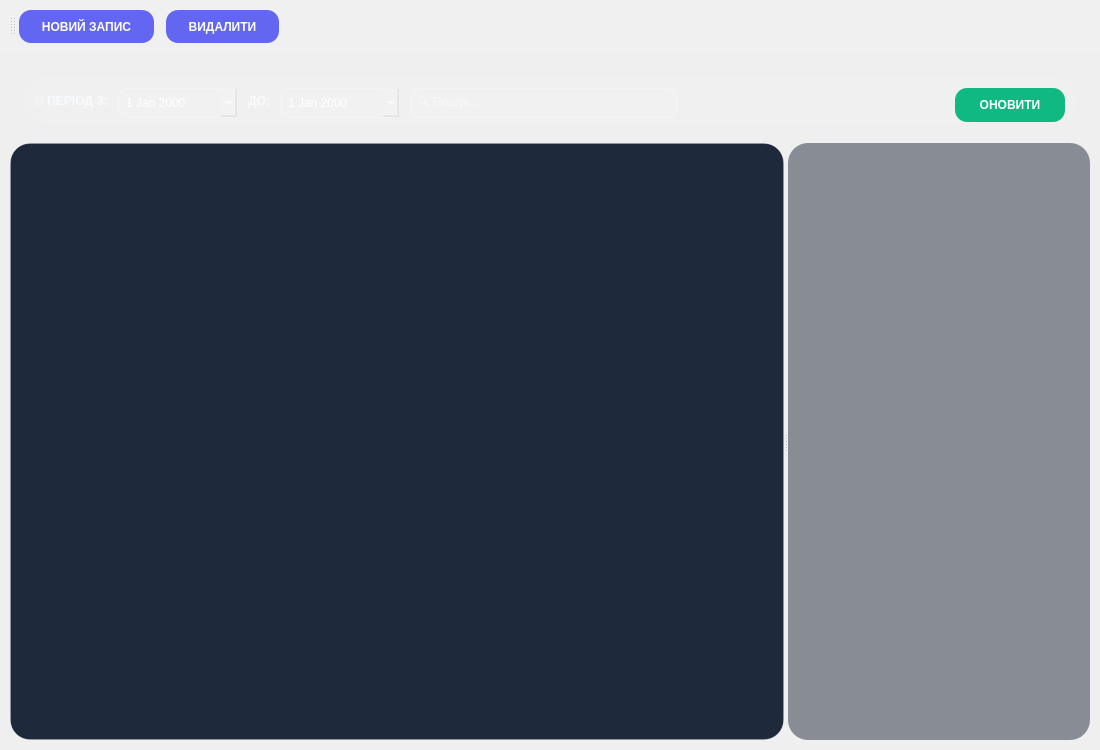
<?xml version="1.0" encoding="UTF-8"?>
<ui version="4.0">
 <class>MainWindow</class>
 <widget class="QMainWindow" name="MainWindow">
  <property name="geometry">
   <rect>
    <x>0</x>
    <y>0</y>
    <width>1100</width>
    <height>750</height>
   </rect>
  </property>
  <property name="windowTitle">
   <string>ExpenseTracker Pro 2026</string>
  </property>
  <property name="styleSheet">
   <string notr="true">
    QMainWindow { 
        background: qlineargradient(spread:pad, x1:0, y1:0, x2:0.8, y2:0.8, 
                    stop:0 #1e293b, stop:0.5 #334155, stop:1 #1e293b); 
    }
    QToolBar {
        background: rgba(255, 255, 255, 0.08);
        border: none;
        border-bottom: 1px solid rgba(255, 255, 255, 0.1);
        padding: 10px;
        spacing: 12px;
    }
    QToolButton {
        background: #6366f1;
        color: white;
        border-radius: 12px;
        padding: 8px 18px;
        font-weight: 800;
    }
    #filterFrame { 
        background: rgba(255, 255, 255, 0.05);
        border: 1px solid rgba(255, 255, 255, 0.1);
        border-radius: 20px; 
        margin: 15px;
    }
    QLabel { color: #f8fafc; font-weight: bold; text-transform: uppercase; }

    QTableView { 
        background-color: #1e293b;
        alternate-background-color: #262f3f;
        border: 1px solid rgba(255, 255, 255, 0.1);
        border-radius: 20px; 
        color: #e2e8f0;
        gridline-color: transparent;
        selection-background-color: #6366f1;
    }
    QHeaderView::section { 
        background-color: #334155;
        color: #94a3b8;
        padding: 12px;
        border: none;
    }
    QDateEdit, QLineEdit {
        background: rgba(255, 255, 255, 0.1);
        border: 1px solid rgba(255, 255, 255, 0.2);
        border-radius: 10px;
        color: white;
        padding: 5px;
    }
   </string>
  </property>
  <widget class="QWidget" name="centralwidget">
   <layout class="QVBoxLayout" name="verticalLayout">
    <property name="spacing">
     <number>5</number>
    </property>
    <property name="leftMargin">
     <number>10</number>
    </property>
    <property name="topMargin">
     <number>10</number>
    </property>
    <property name="rightMargin">
     <number>10</number>
    </property>
    <property name="bottomMargin">
     <number>10</number>
    </property>
    <item>
     <widget class="QFrame" name="filterFrame">
      <property name="maximumSize">
       <size>
        <width>16777215</width>
        <height>75</height>
       </size>
      </property>
      <layout class="QHBoxLayout" name="filterLayout">
       <property name="spacing">
        <number>10</number>
       </property>
       <item>
        <widget class="QLabel" name="label">
         <property name="text">
          <string>📅 ПЕРІОД З:</string>
         </property>
        </widget>
       </item>
       <item>
        <widget class="QDateEdit" name="dateFrom">
         <property name="minimumSize">
          <size>
           <width>120</width>
           <height>30</height>
          </size>
         </property>
         <property name="calendarPopup">
          <bool>true</bool>
         </property>
        </widget>
       </item>
       <item>
        <widget class="QLabel" name="label_2">
         <property name="text">
          <string>ДО:</string>
         </property>
        </widget>
       </item>
       <item>
        <widget class="QDateEdit" name="dateTo">
         <property name="minimumSize">
          <size>
           <width>120</width>
           <height>30</height>
          </size>
         </property>
         <property name="calendarPopup">
          <bool>true</bool>
         </property>
        </widget>
       </item>
       <item>
        <widget class="QLineEdit" name="editSearch">
         <property name="minimumSize">
          <size>
           <width>180</width>
           <height>30</height>
          </size>
         </property>
         <property name="placeholderText">
          <string>🔍 Пошук...</string>
         </property>
        </widget>
       </item>
       <item>
        <spacer name="horizontalSpacer">
         <property name="orientation">
          <enum>Qt::Horizontal</enum>
         </property>
         <property name="sizeHint" stdset="0">
          <size>
           <width>40</width>
           <height>20</height>
          </size>
         </property>
        </spacer>
       </item>
       <item>
        <widget class="QPushButton" name="btnRefresh">
         <property name="minimumSize">
          <size>
           <width>110</width>
           <height>34</height>
          </size>
         </property>
         <property name="styleSheet">
          <string notr="true">background: #10b981; color: white; border-radius: 12px; font-weight: bold; padding: 5px 15px;</string>
         </property>
         <property name="text">
          <string>ОНОВИТИ</string>
         </property>
        </widget>
       </item>
      </layout>
     </widget>
    </item>
    <item>
     <widget class="QSplitter" name="splitter">
      <property name="orientation">
       <enum>Qt::Horizontal</enum>
      </property>
      <widget class="QTableView" name="tableView">
       <property name="sizePolicy">
        <sizepolicy hsizetype="Expanding" vsizetype="Expanding">
         <horstretch>1</horstretch>
         <verstretch>0</verstretch>
        </sizepolicy>
       </property>
       <property name="showGrid">
        <bool>false</bool>
       </property>
      </widget>
      <widget class="QChartView" name="chartView">
       <property name="sizePolicy">
        <sizepolicy hsizetype="Expanding" vsizetype="Expanding">
         <horstretch>1</horstretch>
         <verstretch>0</verstretch>
        </sizepolicy>
       </property>
       <property name="styleSheet">
        <string notr="true">background: rgba(30, 41, 59, 0.5); border-radius: 20px;</string>
       </property>
      </widget>
     </widget>
    </item>
   </layout>
  </widget>
  <widget class="QToolBar" name="mainToolBar">
   <addaction name="actionAdd"/>
   <addaction name="actionDelete"/>
  </widget>
  <action name="actionAdd">
   <property name="text">
    <string>НОВИЙ ЗАПИС</string>
   </property>
  </action>
  <action name="actionDelete">
   <property name="text">
    <string>ВИДАЛИТИ</string>
   </property>
  </action>
 </widget>
 <customwidgets>
  <customwidget>
   <class>QChartView</class>
   <extends>QWidget</extends>
   <header>qchartview.h</header>
  </customwidget>
 </customwidgets>
 <resources/>
 <connections/>
</ui>
